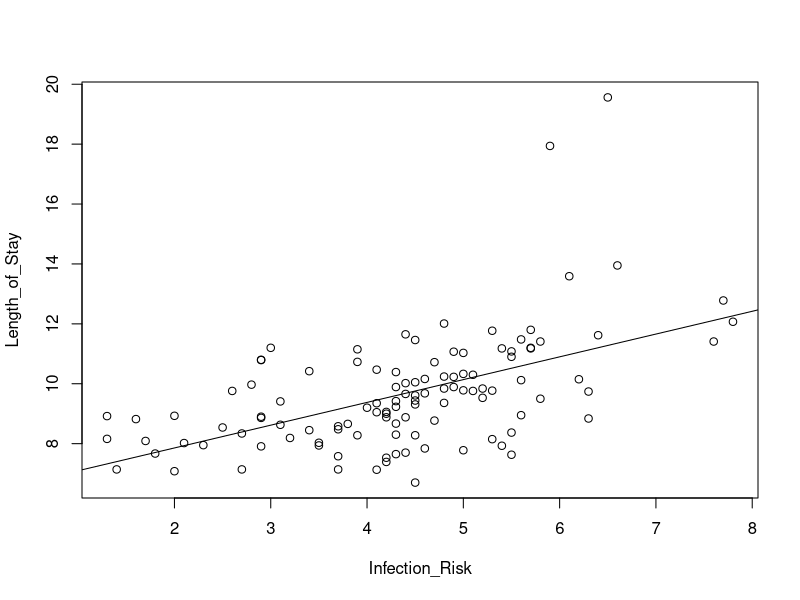

Write R code to recreate this figure.
#Chad Huntebrinker

#Load the library and data in to R
library(readxl)
excel_data <- read_excel("SENIC_Data.xlsx")

#Length_of_Stay ~ Infection_Risk
#Fit the model
model_6 <- lm(Length_of_Stay~Infection_Risk,data=excel_data)
sum_of_model_6 <- summary(model_6)

#Plot to see the graph
plot(Length_of_Stay~Infection_Risk, data = excel_data)
abline(model_6)

#Problem 4.27a
#1 - alpha/(2*m) [where m = 2 since we need one for B0 and one for B1]
1-0.1/4
confint(model_6, level = 0.975)
#We have the joint confidence interval for as 0.5003816 <= B1 <= 1.020460
#and 5.1523372 <= B0 <= 7.521236

#Problem 4.27b
#The researcher is saying that B0 should be about 7 and B1 should be about 1.
#According to Problem 2.27a, this is supported. Both B0=7 and B1=1 are in the
#confidence interval.  Thus, we can say that this is true when the family confidence
#coefficient is at least 0.9 that the procedure leads to correct pairs of interval estimates.

#Problem 4.27c and d
W <- sqrt(2*qf(1-0.05,2,113-2))
B <- qt(1-0.05/8, 113-2)
B > W
#The more efficient method should be the Working-Hotelling. The reason being that we have
#a larger value of m (m = 4) which means the Working-Hotelling will be more precise. We
#also see that the W value is less than the B value, leading us to believe that the
#Working-Hotelling method will lead to a tighter confidence limits.
#But we'll calculate using both just to see.

X.h <- c(2, 3, 4, 5)

family_con <- 1-0.05/8

# Estimation
CI.bf <- predict(model_6,data.frame(Infection_Risk = X.h), interval="confidence",level=family_con) # Adjust level

# Working-Hotelling multiplier for 95% simultaneous confidence band
# Extract standard errors of Y-hat
CI.wh <- predict(model_6,data.frame(Infection_Risk = X.h), se.fit = TRUE, interval = "confidence", 
              level = 0.95)
wh.LB <- CI.wh$fit[,1] - W*CI.wh$se.fit # WH lower bound
wh.UB <- CI.wh$fit[,1] + W*CI.wh$se.fit # WH upper bound

#Bonferroni:
#2:  6.994082 <-> 8.721175: dif = 1.7270924 
#3:  8.011273 <-> 9.224825: dif = 1.2135524 
#4:  8.937812 <->  9.819129: dif = 0.8813172 
#5:  9.665901 <-> 10.611881: dif = 0.9459808 

#Working-Hotelling:
#2: 7.088991 <-> 8.626266: dif = 1.537275
#3: 8.077961 <-> 9.158137: dif = 1.080176
#4: 8.986242 <-> 9.770698: dif = 0.784456
#5: 9.717885 <-> 10.559897: dif = 0.842012
